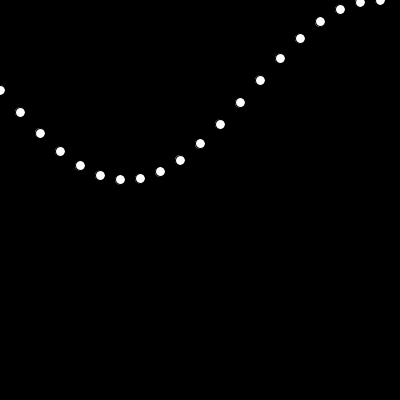
Frame 1 (no input)
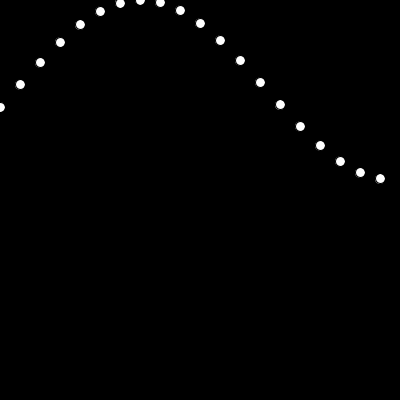
Frame 60 (the mouse pressed at the canvas centre just before this capture)
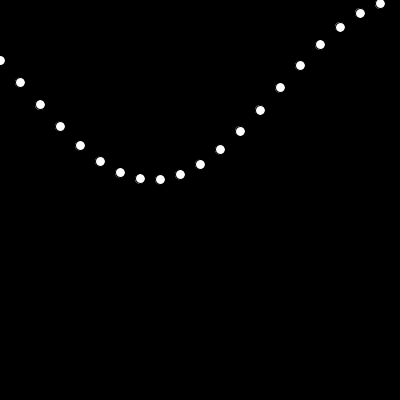
Frame 120 (the mouse held since frame 60 and released just before this capture)

The Processing sketch that drew these frames (run headless with seeded random() and noise(); from frame 60 on, the mouse is pressed at the canvas centre):

// Processing sketch: snake
// ── snake.pde
int total = int(TWO_PI/0.01);//total number of indexes points, points
//until the amplitude is back to zero

float[] wave = new float[total];//array for the amplitude of the
//object to be drawn betwen 0 and ht

int numBalls = 20;
int[]index= new int[numBalls];//  1 = 0;//


//changer = 10;
void setup() {
  size(400, 400);
  float a = 0;
  for (int i = 0; i < wave.length; i++) {
    wave[i] = map(sin(a), -1, 1, 0, 180);
    println(wave[i]);
    a+=0.05;
  }
  //print(wave.length);
  //print(total);
//print(index.length);
  for (int i = 0; i < index.length; i++) {
    
    index[i] = i*5;
  }
}

void draw() {
  background(0);
  fill(255);

  for (int i=0;i<numBalls;i++) {
    ellipse(i*20, wave[index[i]], 10, 10);
    index[i] = (index[i]+1) % wave.length;
  }
}
